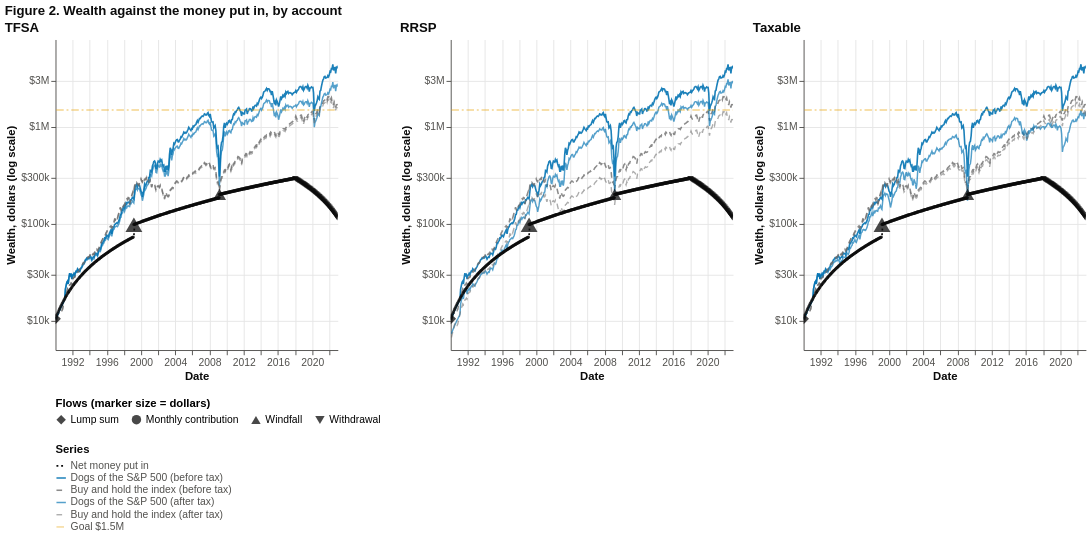

Notebook cell for this chart:
### Markdown cell above
**Figure 2.** Wealth against the money put in in each account, on a log scale: the dogs and the grey dashed index, before tax (thin) and after tax (thick), the net money put in (dotted) and the goal (amber). The markers on the money line are the flows, sized by dollars. **Tooltip:** hovering anywhere shows the month end, the money put in, the dogs and the index (after tax), the gain of each over the money put in, and the dogs minus the index; on a marker, the date, kind, amount and note of the flow. Hover over any mark for its exact values; drag to pan and scroll to zoom (JupyterLab or VS Code; elsewhere the picture is static).

### Code cell
show(panels([pch.wealth_chart(plans[a], pretax=True, goal=GOAL, strategy_label=DOGS_LABEL, index_label=INDEX_LABEL,
                              y_domain=(5_000, 8_000_000), title=NAME[a], width=300, height=330, flow_legend=(a == "tfsa")) for a in ACCOUNTS],
            "Figure 2. Wealth against the money put in, by account", shared=True))

rows = []
for a in ACCOUNTS:
    for who, nm in (("strategy", DOGS_LABEL), ("index", INDEX_LABEL)):
        rows.append({"Account": NAME[a], "Holding": nm, "Net money in": m(a, who, "Contributed"), "Final, before tax": m(a, who, "FinalPreTax"),
                     "Final, after tax": m(a, who, "FinalAfterTax"), "Tax paid": m(a, who, "TaxPaid"),
                     "After tax, in 1990 dollars": m(a, who, "FinalAfterTaxReal"), "After tax, multiple of money in": m(a, who, "FinalAfterTax") / m(a, who, "Contributed")})
tab2 = pd.DataFrame(rows).set_index(["Account", "Holding"])
print("Table 2. Final wealth by account (the index is the base case in every account)")
tab2.style.format({c: "${:,.0f}" for c in tab2.columns[:-1]} | {tab2.columns[-1]: "{:.1f}x"})

### Figure 1 — Vega-Lite specification as saved in the notebook (floating-point values rounded to 4 significant figures; data arrays with more than 128 entries replaced by an {"elided": "..."} marker saying what was removed)
{"$schema": "https://vega.github.io/schema/vega-lite/v5.20.1.json", "config": {"axis": {"domainColor": "#52514e", "grid": true, "gridColor": "#E6E6E6", "labelColor": "#52514e", "labelFontSize": 11, "tickColor": "#52514e", "titleColor": "#0b0b0b", "titleFontSize": 12}, "legend": {"labelFontSize": 11, "titleFontSize": 12}, "title": {"anchor": "start", "color": "#0b0b0b", "fontSize": 14, "subtitleColor": "#52514e"}, "view": {"continuousHeight": 300, "continuousWidth": 300, "stroke": null}}, "datasets": {"data-27ba1d71407b3e3a32c7f1e2c0cd5593": {"elided": "399 records"}, "data-90c685bc0f46c111f2bd95d65c08f82b": {"elided": "396 records"}, "data-995e15cc9674368b7bf72b7397e6d936": {"elided": "396 records"}, "data-ece3ef5302ec2c9616728a464cf2db6d": {"elided": "396 records"}}, "hconcat": [{"height": 330, "layer": [{"data": {"name": "data-995e15cc9674368b7bf72b7397e6d936"}, "encoding": {"color": {"field": "series", "legend": {"columns": 1, "labelColor": "#52514e", "labelLimit": 420, "orient": "bottom", "symbolOpacity": 1, "symbolStrokeWidth": 3, "symbolType": "stroke", "title": "Series", "titleColor": "#0b0b0b"}, "scale": {"domain": ["Net money put in", "Dogs of the S&P 500 (before tax)", "Buy and hold the index (before tax)", "Dogs of the S&P 500 (after tax)", "Buy and hold the index (after tax)", "Goal $1.5M"], "range": ["#0b0b0b", "#0072B2", "#6B6B6B", "#0072B2", "#6B6B6B", "#E69F00"]}, "sort": ["Net money put in", "Dogs of the S&P 500 (before tax)", "Buy and hold the index (before tax)", "Dogs of the S&P 500 (after tax)", "Buy and hold the index (after tax)", "Goal $1.5M"], "type": "nominal"}, "opacity": {"field": "series", "legend": null, "scale": {"domain": ["Net money put in", "Dogs of the S&P 500 (before tax)", "Buy and hold the index (before tax)", "Dogs of the S&P 500 (after tax)", "Buy and hold the index (after tax)", "Goal $1.5M"], "range": [1, 0.45, 0.55, 1, 1, 1]}, "type": "nominal"}, "strokeDash": {"field": "series", "legend": {"columns": 1, "labelColor": "#52514e", "labelLimit": 420, "orient": "bottom", "symbolOpacity": 1, "symbolStrokeWidth": 3, "symbolType": "stroke", "title": "Series", "titleColor": "#0b0b0b"}, "scale": {"domain": ["Net money put in", "Dogs of the S&P 500 (before tax)", "Buy and hold the index (before tax)", "Dogs of the S&P 500 (after tax)", "Buy and hold the index (after tax)", "Goal $1.5M"], "range": [[2, 3], [1, 0], [6, 4], [1, 0], [6, 4], [8, 3, 2, 3]]}, "type": "nominal"}, "strokeWidth": {"field": "series", "legend": null, "scale": {"domain": ["Net money put in", "Dogs of the S&P 500 (before tax)", "Buy and hold the index (before tax)", "Dogs of the S&P 500 (after tax)", "Buy and hold the index (after tax)", "Goal $1.5M"], "range": [1.8, 1.4, 1.4, 2.8, 2.8, 1.8]}, "type": "nominal"}, "x": {"axis": {"format": "%Y", "tickCount": 12}, "field": "date", "title": "Date", "type": "temporal"}, "y": {"axis": {"format": "$~s", "title": "Wealth, dollars (log scale)", "values": [10000.0, 30000.0, 100000.0, 300000.0, 1000000.0, 3000000.0]}, "field": "dollars", "scale": {"domain": [5000, 8000000], "nice": false, "type": "log"}, "title": "Wealth, dollars (log scale)", "type": "quantitative"}}, "mark": {"type": "line"}, "name": "view_4", "transform": [{"as": ["key", "dollars"], "fold": ["contributed", "strategy_pre", "index_pre", "strategy", "index", "goal"]}, {"as": "series", "calculate": "{'contributed':\"Net money put in\",'strategy_pre':\"Dogs of the S&P 500 (before tax)\",'index_pre':\"Buy and hold the index (before tax)\",'strategy':\"Dogs of the S&P 500 (after tax)\",'index':\"Buy and hold the index (after tax)\",'goal':\"Goal $1.5M\"}[datum.key]"}]}, {"data": {"name": "data-995e15cc9674368b7bf72b7397e6d936"}, "encoding": {"tooltip": [{"field": "date", "format": "%d %b %Y", "title": "Date", "type": "temporal"}, {"field": "contributed", "format": "$,.0f", "title": "Net money put in", "type": "quantitative"}, {"field": "strategy", "format": "$,.0f", "title": "Dogs of the S&P 500 (after tax)", "type": "quantitative"}, {"field": "index", "format": "$,.0f", "title": "Buy and hold the index (after tax)", "type": "quantitative"}, {"field": "gain_s", "format": "$,.0f", "title": "Strategy gain over money put in", "type": "quantitative"}, {"field": "gain_i", "format": "$,.0f", "title": "Index gain over money put in", "type": "quantitative"}, {"field": "ahead", "format": "$,.0f", "title": "Strategy minus index", "type": "quantitative"}], "x": {"field": "date", "type": "temporal"}}, "mark": {"color": "#52514e", "strokeWidth": 1.5, "type": "rule"}, "transform": [{"filter": {"empty": false, "param": "hover"}}]}, {"data": {"name": "data-995e15cc9674368b7bf72b7397e6d936"}, "encoding": {"tooltip": [{"field": "date", "format": "%d %b %Y", "title": "Date", "type": "temporal"}, {"field": "contributed", "format": "$,.0f", "title": "Net money put in", "type": "quantitative"}, {"field": "strategy", "format": "$,.0f", "title": "Dogs of the S&P 500 (after tax)", "type": "quantitative"}, {"field": "index", "format": "$,.0f", "title": "Buy and hold the index (after tax)", "type": "quantitative"}, {"field": "gain_s", "format": "$,.0f", "title": "Strategy gain over money put in", "type": "quantitative"}, {"field": "gain_i", "format": "$,.0f", "title": "Index gain over money put in", "type": "quantitative"}, {"field": "ahead", "format": "$,.0f", "title": "Strategy minus index", "type": "quantitative"}], "x": {"field": "date", "type": "temporal"}, "y": {"field": "y", "type": "quantitative"}}, "mark": {"color": "#52514e", "filled": true, "opacity": 0, "size": 160, "type": "point"}, "name": "view_1"}, {"data": {"name": "data-995e15cc9674368b7bf72b7397e6d936"}, "encoding": {"tooltip": [{"field": "date", "format": "%d %b %Y", "title": "Date", "type": "temporal"}, {"field": "contributed", "format": "$,.0f", "title": "Net money put in", "type": "quantitative"}, {"field": "strategy", "format": "$,.0f", "title": "Dogs of the S&P 500 (after tax)", "type": "quantitative"}, {"field": "index", "format": "$,.0f", "title": "Buy and hold the index (after tax)", "type": "quantitative"}, {"field": "gain_s", "format": "$,.0f", "title": "Strategy gain over money put in", "type": "quantitative"}, {"field": "gain_i", "format": "$,.0f", "title": "Index gain over money put in", "type": "quantitative"}, {"field": "ahead", "format": "$,.0f", "title": "Strategy minus index", "type": "quantitative"}], "x": {"field": "date", "type": "temporal"}, "y": {"field": "y", "type": "quantitative"}}, "mark": {"color": "#0b0b0b", "filled": true, "opacity": 1, "size": 60, "type": "point"}, "transform": [{"filter": {"empty": false, "param": "hover"}}]}, {"data": {"name": "data-27ba1d71407b3e3a32c7f1e2c0cd5593"}, "encoding": {"shape": {"field": "kind", "legend": {"columns": 4, "orient": "bottom", "title": "Flows (marker size = dollars)"}, "scale": {"domain": ["Lump sum", "Monthly contribution", "Windfall", "Withdrawal"], "range": ["diamond", "circle", "triangle-up", "triangle-down"]}, "type": "nominal"}, "size": {"field": "amount", "legend": null, "scale": {"clamp": true, "domain": [0, 25000], "range": [4, 320]}, "type": "quantitative"}, "tooltip": [{"field": "date", "format": "%d %b %Y", "title": "Date", "type": "temporal"}, {"field": "kind", "title": "Kind", "type": "nominal"}, {"field": "signed", "format": "$,.0f", "title": "Amount", "type": "quantitative"}, {"field": "note", "title": "Note", "type": "nominal"}], "x": {"field": "date", "type": "temporal"}, "y": {"field": "dollars", "scale": {"domain": [5000, 8000000], "nice": false, "type": "log"}, "type": "quantitative"}}, "mark": {"color": "#0b0b0b", "filled": true, "opacity": 0.75, "type": "point"}}], "resolve": {"scale": {"shape": "independent"}}, "title": "TFSA", "width": 300}, {"height": 330, "layer": [{"data": {"name": "data-ece3ef5302ec2c9616728a464cf2db6d"}, "encoding": {"color": {"field": "series", "legend": {"columns": 1, "labelColor": "#52514e", "labelLimit": 420, "orient": "bottom", "symbolOpacity": 1, "symbolStrokeWidth": 3, "symbolType": "stroke", "title": "Series", "titleColor": "#0b0b0b"}, "scale": {"domain": ["Net money put in", "Dogs of the S&P 500 (before tax)", "Buy and hold the index (before tax)", "Dogs of the S&P 500 (after tax)", "Buy and hold the index (after tax)", "Goal $1.5M"], "range": ["#0b0b0b", "#0072B2", "#6B6B6B", "#0072B2", "#6B6B6B", "#E69F00"]}, "sort": ["Net money put in", "Dogs of the S&P 500 (before tax)", "Buy and hold the index (before tax)", "Dogs of the S&P 500 (after tax)", "Buy and hold the index (after tax)", "Goal $1.5M"], "type": "nominal"}, "opacity": {"field": "series", "legend": null, "scale": {"domain": ["Net money put in", "Dogs of the S&P 500 (before tax)", "Buy and hold the index (before tax)", "Dogs of the S&P 500 (after tax)", "Buy and hold the index (after tax)", "Goal $1.5M"], "range": [1, 0.45, 0.55, 1, 1, 1]}, "type": "nominal"}, "strokeDash": {"field": "series", "legend": {"columns": 1, "labelColor": "#52514e", "labelLimit": 420, "orient": "bottom", "symbolOpacity": 1, "symbolStrokeWidth": 3, "symbolType": "stroke", "title": "Series", "titleColor": "#0b0b0b"}, "scale": {"domain": ["Net money put in", "Dogs of the S&P 500 (before tax)", "Buy and hold the index (before tax)", "Dogs of the S&P 500 (after tax)", "Buy and hold the index (after tax)", "Goal $1.5M"], "range": [[2, 3], [1, 0], [6, 4], [1, 0], [6, 4], [8, 3, 2, 3]]}, "type": "nominal"}, "strokeWidth": {"field": "series", "legend": null, "scale": {"domain": ["Net money put in", "Dogs of the S&P 500 (before tax)", "Buy and hold the index (before tax)", "Dogs of the S&P 500 (after tax)", "Buy and hold the index (after tax)", "Goal $1.5M"], "range": [1.8, 1.4, 1.4, 2.8, 2.8, 1.8]}, "type": "nominal"}, "x": {"axis": {"format": "%Y", "tickCount": 12}, "field": "date", "title": "Date", "type": "temporal"}, "y": {"axis": {"format": "$~s", "title": "Wealth, dollars (log scale)", "values": [10000.0, 30000.0, 100000.0, 300000.0, 1000000.0, 3000000.0]}, "field": "dollars", "scale": {"domain": [5000, 8000000], "nice": false, "type": "log"}, "title": "Wealth, dollars (log scale)", "type": "quantitative"}}, "mark": {"type": "line"}, "name": "view_5", "transform": [{"as": ["key", "dollars"], "fold": ["contributed", "strategy_pre", "index_pre", "strategy", "index", "goal"]}, {"as": "series", "calculate": "{'contributed':\"Net money put in\",'strategy_pre':\"Dogs of the S&P 500 (before tax)\",'index_pre':\"Buy and hold the index (before tax)\",'strategy':\"Dogs of the S&P 500 (after tax)\",'index':\"Buy and hold the index (after tax)\",'goal':\"Goal $1.5M\"}[datum.key]"}]}, {"data": {"name": "data-ece3ef5302ec2c9616728a464cf2db6d"}, "encoding": {"tooltip": [{"field": "date", "format": "%d %b %Y", "title": "Date", "type": "temporal"}, {"field": "contributed", "format": "$,.0f", "title": "Net money put in", "type": "quantitative"}, {"field": "strategy", "format": "$,.0f", "title": "Dogs of the S&P 500 (after tax)", "type": "quantitative"}, {"field": "index", "format": "$,.0f", "title": "Buy and hold the index (after tax)", "type": "quantitative"}, {"field": "gain_s", "format": "$,.0f", "title": "Strategy gain over money put in", "type": "quantitative"}, {"field": "gain_i", "format": "$,.0f", "title": "Index gain over money put in", "type": "quantitative"}, {"field": "ahead", "format": "$,.0f", "title": "Strategy minus index", "type": "quantitative"}], "x": {"field": "date", "type": "temporal"}}, "mark": {"color": "#52514e", "strokeWidth": 1.5, "type": "rule"}, "transform": [{"filter": {"empty": false, "param": "hover"}}]}, {"data": {"name": "data-ece3ef5302ec2c9616728a464cf2db6d"}, "encoding": {"tooltip": [{"field": "date", "format": "%d %b %Y", "title": "Date", "type": "temporal"}, {"field": "contributed", "format": "$,.0f", "title": "Net money put in", "type": "quantitative"}, {"field": "strategy", "format": "$,.0f", "title": "Dogs of the S&P 500 (after tax)", "type": "quantitative"}, {"field": "index", "format": "$,.0f", "title": "Buy and hold the index (after tax)", "type": "quantitative"}, {"field": "gain_s", "format": "$,.0f", "title": "Strategy gain over money put in", "type": "quantitative"}, {"field": "gain_i", "format": "$,.0f", "title": "Index gain over money put in", "type": "quantitative"}, {"field": "ahead", "format": "$,.0f", "title": "Strategy minus index", "type": "quantitative"}], "x": {"field": "date", "type": "temporal"}, "y": {"field": "y", "type": "quantitative"}}, "mark": {"color": "#52514e", "filled": true, "opacity": 0, "size": 160, "type": "point"}, "name": "view_2"}, {"data": {"name": "data-ece3ef5302ec2c9616728a464cf2db6d"}, "encoding": {"tooltip": [{"field": "date", "format": "%d %b %Y", "title": "Date", "type": "temporal"}, {"field": "contributed", "format": "$,.0f", "title": "Net money put in", "type": "quantitative"}, {"field": "strategy", "format": "$,.0f", "title": "Dogs of the S&P 500 (after tax)", "type": "quantitative"}, {"field": "index", "format": "$,.0f", "title": "Buy and hold the index (after tax)", "type": "quantitative"}, {"field": "gain_s", "format": "$,.0f", "title": "Strategy gain over money put in", "type": "quantitative"}, {"field": "gain_i", "format": "$,.0f", "title": "Index gain over money put in", "type": "quantitative"}, {"field": "ahead", "format": "$,.0f", "title": "Strategy minus index", "type": "quantitative"}], "x": {"field": "date", "type": "temporal"}, "y": {"field": "y", "type": "quantitative"}}, "mark": {"color": "#0b0b0b", "filled": true, "opacity": 1, "size": 60, "type": "point"}, "transform": [{"filter": {"empty": false, "param": "hover"}}]}, {"data": {"name": "data-27ba1d71407b3e3a32c7f1e2c0cd5593"}, "encoding": {"shape": {"field": "kind", "legend": null, "scale": {"domain": ["Lump sum", "Monthly contribution", "Windfall", "Withdrawal"], "range": ["diamond", "circle", "triangle-up", "triangle-down"]}, "type": "nominal"}, "size": {"field": "amount", "legend": null, "scale": {"clamp": true, "domain": [0, 25000], "range": [4, 320]}, "type": "quantitative"}, "tooltip": [{"field": "date", "format": "%d %b %Y", "title": "Date", "type": "temporal"}, {"field": "kind", "title": "Kind", "type": "nominal"}, {"field": "signed", "format": "$,.0f", "title": "Amount", "type": "quantitative"}, {"field": "note", "title": "Note", "type": "nominal"}], "x": {"field": "date", "type": "temporal"}, "y": {"field": "dollars", "scale": {"domain": [5000, 8000000], "nice": false, "type": "log"}, "type": "quantitative"}}, "mark": {"color": "#0b0b0b", "filled": true, "opacity": 0.75, "type": "point"}}], "resolve": {"scale": {"shape": "independent"}}, "title": "RRSP", "width": 300}, {"height": 330, "layer": [{"data": {"name": "data-90c685bc0f46c111f2bd95d65c08f82b"}, "encoding": {"color": {"field": "series", "legend": {"columns": 1, "labelColor": "#52514e", "labelLimit": 420, "orient": "bottom", "symbolOpacity": 1, "symbolStrokeWidth": 3, "symbolType": "stroke", "title": "Series", "titleColor": "#0b0b0b"}, "scale": {"domain": ["Net money put in", "Dogs of the S&P 500 (before tax)", "Buy and hold the index (before tax)", "Dogs of the S&P 500 (after tax)", "Buy and hold the index (after tax)", "Goal $1.5M"], "range": ["#0b0b0b", "#0072B2", "#6B6B6B", "#0072B2", "#6B6B6B", "#E69F00"]}, "sort": ["Net money put in", "Dogs of the S&P 500 (before tax)", "Buy and hold the index (before tax)", "Dogs of the S&P 500 (after tax)", "Buy and hold the index (after tax)", "Goal $1.5M"], "type": "nominal"}, "opacity": {"field": "series", "legend": null, "scale": {"domain": ["Net money put in", "Dogs of the S&P 500 (before tax)", "Buy and hold the index (before tax)", "Dogs of the S&P 500 (after tax)", "Buy and hold the index (after tax)", "Goal $1.5M"], "range": [1, 0.45, 0.55, 1, 1, 1]}, "type": "nominal"}, "strokeDash": {"field": "series", "legend": {"columns": 1, "labelColor": "#52514e", "labelLimit": 420, "orient": "bottom", "symbolOpacity": 1, "symbolStrokeWidth": 3, "symbolType": "stroke", "title": "Series", "titleColor": "#0b0b0b"}, "scale": {"domain": ["Net money put in", "Dogs of the S&P 500 (before tax)", "Buy and hold the index (before tax)", "Dogs of the S&P 500 (after tax)", "Buy and hold the index (after tax)", "Goal $1.5M"], "range": [[2, 3], [1, 0], [6, 4], [1, 0], [6, 4], [8, 3, 2, 3]]}, "type": "nominal"}, "strokeWidth": {"field": "series", "legend": null, "scale": {"domain": ["Net money put in", "Dogs of the S&P 500 (before tax)", "Buy and hold the index (before tax)", "Dogs of the S&P 500 (after tax)", "Buy and hold the index (after tax)", "Goal $1.5M"], "range": [1.8, 1.4, 1.4, 2.8, 2.8, 1.8]}, "type": "nominal"}, "x": {"axis": {"format": "%Y", "tickCount": 12}, "field": "date", "title": "Date", "type": "temporal"}, "y": {"axis": {"format": "$~s", "title": "Wealth, dollars (log scale)", "values": [10000.0, 30000.0, 100000.0, 300000.0, 1000000.0, 3000000.0]}, "field": "dollars", "scale": {"domain": [5000, 8000000], "nice": false, "type": "log"}, "title": "Wealth, dollars (log scale)", "type": "quantitative"}}, "mark": {"type": "line"}, "name": "view_6", "transform": [{"as": ["key", "dollars"], "fold": ["contributed", "strategy_pre", "index_pre", "strategy", "index", "goal"]}, {"as": "series", "calculate": "{'contributed':\"Net money put in\",'strategy_pre':\"Dogs of the S&P 500 (before tax)\",'index_pre':\"Buy and hold the index (before tax)\",'strategy':\"Dogs of the S&P 500 (after tax)\",'index':\"Buy and hold the index (after tax)\",'goal':\"Goal $1.5M\"}[datum.key]"}]}, {"data": {"name": "data-90c685bc0f46c111f2bd95d65c08f82b"}, "encoding": {"tooltip": [{"field": "date", "format": "%d %b %Y", "title": "Date", "type": "temporal"}, {"field": "contributed", "format": "$,.0f", "title": "Net money put in", "type": "quantitative"}, {"field": "strategy", "format": "$,.0f", "title": "Dogs of the S&P 500 (after tax)", "type": "quantitative"}, {"field": "index", "format": "$,.0f", "title": "Buy and hold the index (after tax)", "type": "quantitative"}, {"field": "gain_s", "format": "$,.0f", "title": "Strategy gain over money put in", "type": "quantitative"}, {"field": "gain_i", "format": "$,.0f", "title": "Index gain over money put in", "type": "quantitative"}, {"field": "ahead", "format": "$,.0f", "title": "Strategy minus index", "type": "quantitative"}], "x": {"field": "date", "type": "temporal"}}, "mark": {"color": "#52514e", "strokeWidth": 1.5, "type": "rule"}, "transform": [{"filter": {"empty": false, "param": "hover"}}]}, {"data": {"name": "data-90c685bc0f46c111f2bd95d65c08f82b"}, "encoding": {"tooltip": [{"field": "date", "format": "%d %b %Y", "title": "Date", "type": "temporal"}, {"field": "contributed", "format": "$,.0f", "title": "Net money put in", "type": "quantitative"}, {"field": "strategy", "format": "$,.0f", "title": "Dogs of the S&P 500 (after tax)", "type": "quantitative"}, {"field": "index", "format": "$,.0f", "title": "Buy and hold the index (after tax)", "type": "quantitative"}, {"field": "gain_s", "format": "$,.0f", "title": "Strategy gain over money put in", "type": "quantitative"}, {"field": "gain_i", "format": "$,.0f", "title": "Index gain over money put in", "type": "quantitative"}, {"field": "ahead", "format": "$,.0f", "title": "Strategy minus index", "type": "quantitative"}], "x": {"field": "date", "type": "temporal"}, "y": {"field": "y", "type": "quantitative"}}, "mark": {"color": "#52514e", "filled": true, "opacity": 0, "size": 160, "type": "point"}, "name": "view_3"}, {"data": {"name": "data-90c685bc0f46c111f2bd95d65c08f82b"}, "encoding": {"tooltip": [{"field": "date", "format": "%d %b %Y", "title": "Date", "type": "temporal"}, {"field": "contributed", "format": "$,.0f", "title": "Net money put in", "type": "quantitative"}, {"field": "strategy", "format": "$,.0f", "title": "Dogs of the S&P 500 (after tax)", "type": "quantitative"}, {"field": "index", "format": "$,.0f", "title": "Buy and hold the index (after tax)", "type": "quantitative"}, {"field": "gain_s", "format": "$,.0f", "title": "Strategy gain over money put in", "type": "quantitative"}, {"field": "gain_i", "format": "$,.0f", "title": "Index gain over money put in", "type": "quantitative"}, {"field": "ahead", "format": "$,.0f", "title": "Strategy minus index", "type": "quantitative"}], "x": {"field": "date", "type": "temporal"}, "y": {"field": "y", "type": "quantitative"}}, "mark": {"color": "#0b0b0b", "filled": true, "opacity": 1, "size": 60, "type": "point"}, "transform": [{"filter": {"empty": false, "param": "hover"}}]}, {"data": {"name": "data-27ba1d71407b3e3a32c7f1e2c0cd5593"}, "encoding": {"shape": {"field": "kind", "legend": null, "scale": {"domain": ["Lump sum", "Monthly contribution", "Windfall", "Withdrawal"], "range": ["diamond", "circle", "triangle-up", "triangle-down"]}, "type": "nominal"}, "size": {"field": "amount", "legend": null, "scale": {"clamp": true, "domain": [0, 25000], "range": [4, 320]}, "type": "quantitative"}, "tooltip": [{"field": "date", "format": "%d %b %Y", "title": "Date", "type": "temporal"}, {"field": "kind", "title": "Kind", "type": "nominal"}, {"field": "signed", "format": "$,.0f", "title": "Amount", "type": "quantitative"}, {"field": "note", "title": "Note", "type": "nominal"}], "x": {"field": "date", "type": "temporal"}, "y": {"field": "dollars", "scale": {"domain": [5000, 8000000], "nice": false, "type": "log"}, "type": "quantitative"}}, "mark": {"color": "#0b0b0b", "filled": true, "opacity": 0.75, "type": "point"}}], "resolve": {"scale": {"shape": "independent"}}, "title": "Taxable", "width": 300}], "params": [{"name": "hover", "select": {"clear": "pointerout", "fields": ["date"], "nearest": true, "on": "pointerover", "type": "point"}, "views": ["view_1", "view_2", "view_3"]}, {"bind": "scales", "name": "param_1", "select": {"encodings": ["x"], "type": "interval"}, "views": ["view_4"]}, {"bind": "scales", "name": "param_2", "select": {"encodings": ["x"], "type": "interval"}, "views": ["view_5"]}, {"bind": "scales", "name": "param_3", "select": {"encodings": ["x"], "type": "interval"}, "views": ["view_6"]}], "resolve": {"scale": {"color": "shared", "strokeDash": "shared"}}, "title": "Figure 2. Wealth against the money put in, by account"}
